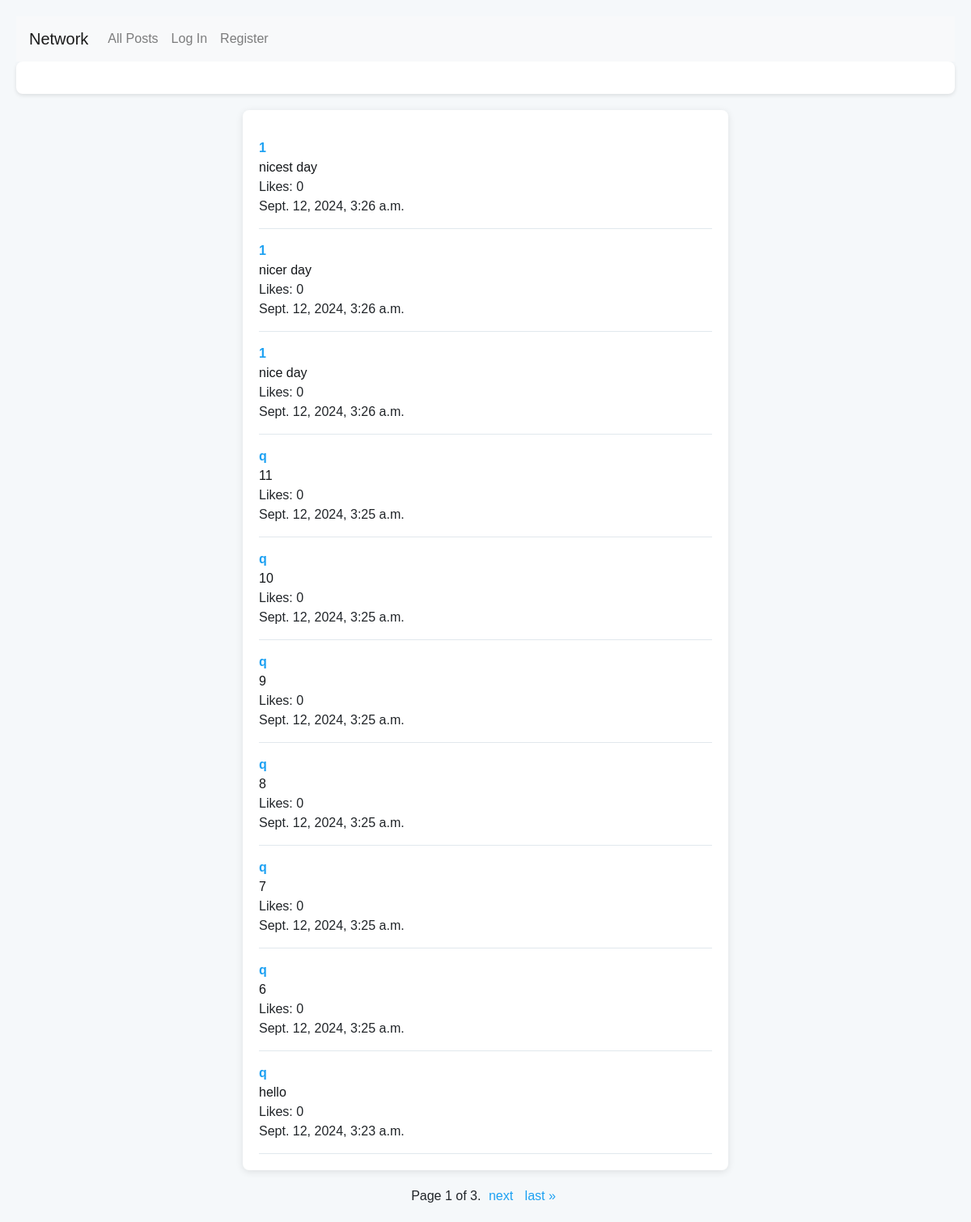
The app's page /, older data.
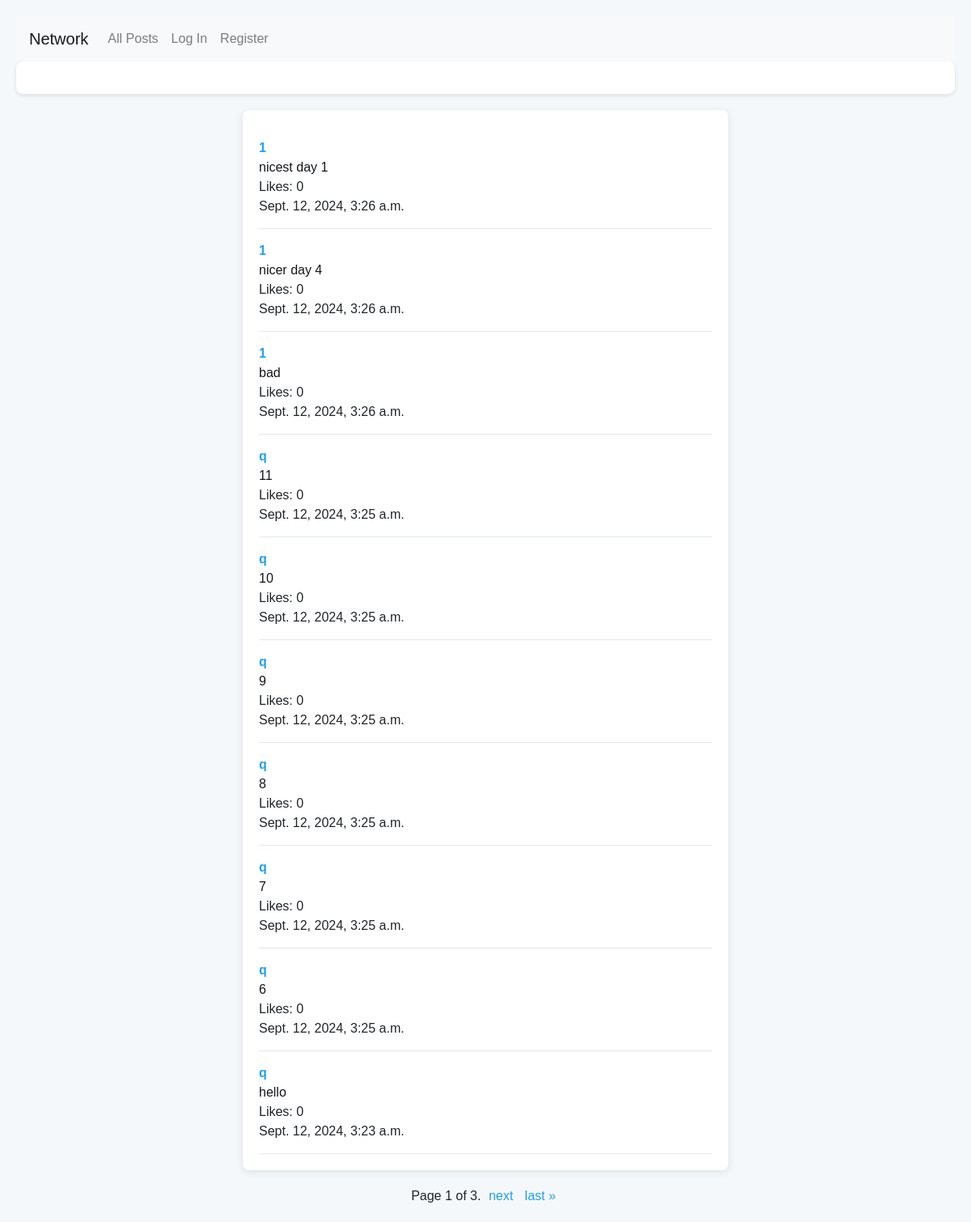
The same page, newer data.
### network/models.py (models this page shows, shortened)
class Post(models.Model):
    user = models.ForeignKey("User", on_delete=models.CASCADE, related_name="poster")
    body = models.TextField(blank=True)
    timestamp = models.DateTimeField(auto_now_add=True)
    edited = models.BooleanField(default=False)
    likeUser = models.TextField(blank=True)
    likeCount = models.PositiveIntegerField(default=0)

class User(AbstractUser):
    followers = models.TextField(blank=True)
    following = models.TextField(blank=True)

### network/views.py (the view)
# urls.py: path("", views.index, name="index"),
def index(request):
    posts = Post.objects.all().order_by("-timestamp")
    p = Paginator(posts, 10)
    page_number = request.GET.get('page')
    page_obj = p.get_page(page_number)
    liked_posts = set()
    if request.user.is_authenticated:
        currentUser = get_object_or_404(User, username=request.user.username)
        for post in posts:
            if currentUser.username in post.likeUser.split(','):
                liked_posts.add(post.id)
    else:
        currentUser = None
    return render(request, "network/index.html",{
        "page_obj": page_obj,
        "currentUser": currentUser,
        "liked_posts": liked_posts,
        "posts": posts
    })

### network/templates/network/index.html (shortened to what this page needs)
{% extends "network/layout.html" %}
{% load static %}
{% block body %}
    <div class="submit">
    </div>
    <div id="posts">
    {% for post in page_obj %}
    <div class="post" data-id="{{ post.id }}">
        <a class="userProfile" href="{% url 'profileView' post.user %}">{{ post.user }}</a>
        <div class="postBody">{{ post.body }}</div>
        <div class="likeCount">
            <div id="like">Likes: {{post.likeCount}}</div>
        </div>
        <div>{{ post.timestamp }}</div>
    </div>
{% endfor %}
    </div>
    <div class="pagination">
        <span class="step-links">
            <span class="current">
                Page {{ page_obj.number }} of {{ page_obj.paginator.num_pages }}.
            </span>
            {% if page_obj.has_next %}
                <a href="?page={{ page_obj.next_page_number }}">next</a>
                <a href="?page={{ page_obj.paginator.num_pages }}">last &raquo;</a>
            {% endif %}
        </span>
    </div>
{% endblock %}

Row changes from the older to the newer data that the page shows:
changed Post: body "nicest day" → "nicest day 1"
changed Post: body "nicer day" → "nicer day 4"
changed Post: body "nice day" → "bad"
